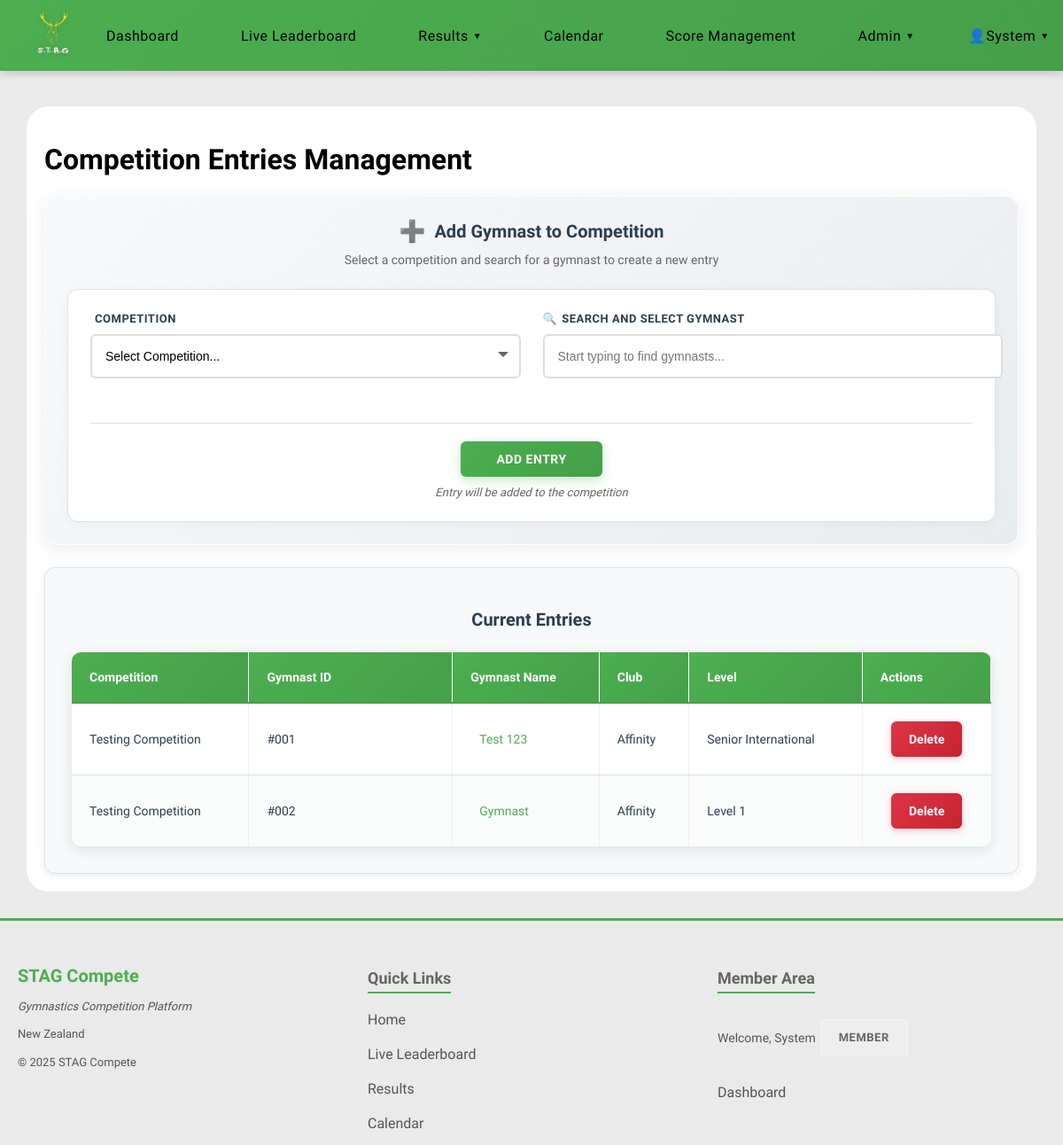
The app's page /entries (signed in) with its own data.
### models.py (models this page shows)
class Entries(db.Model):
    __tablename__ = 'entries'
    id = db.Column(
        db.Integer, primary_key=True
    )
    competition_id = db.Column(
        db.Integer, db.ForeignKey('competitions.id'), nullable=False
    )
    gymnast_id = db.Column(
        db.Integer, db.ForeignKey('gymnasts.id'), nullable=False
    )
    scores = db.relationship(
        'Scores', backref='entry'
    )
    __table_args__ = (
        db.UniqueConstraint('competition_id', 'gymnast_id',
                            name='_competition_gymnast_uc'),
        )

class Competitions(db.Model):
    __tablename__ = 'competitions'
    id = db.Column(
        db.Integer, primary_key=True
    )
    season_id = db.Column(
        db.Integer, db.ForeignKey('seasons.id'), nullable=False
    )
    name = db.Column(
        db.String(50), nullable=False
    )
    address = db.Column(
        db.String(100), nullable=False
    )
    competition_date = db.Column(
        db.Date, nullable=True
    )
    status = db.Column(
        db.String(20), nullable=False, default='draft'
    )
    started_at = db.Column(
        db.DateTime, nullable=True
    )
    ended_at = db.Column(
        db.DateTime, nullable=True
    )
    entries = db.relationship(
        'Entries', backref='competitions'
    )
    season = db.relationship(
        'Seasons', backref='competitions'
    )

class Gymnasts(db.Model):
    __tablename__ = 'gymnasts'
    id = db.Column(
        db.Integer, primary_key=True
    )
    club_id = db.Column(
        db.Integer, db.ForeignKey('clubs.id'), nullable=False
    )
    user_id = db.Column(
        db.Integer, db.ForeignKey('users.id'), nullable=True
    )
    name = db.Column(
        db.String(50), nullable=False
    )
    age = db.Column(db.Integer, nullable=True)
    goals = db.Column(db.Text, nullable=True)
    achievements = db.Column(db.Text, nullable=True)
    injuries = db.Column(db.Text, nullable=True)
    level = db.Column(
        db.String(50), nullable=False
    )
    entries = db.relationship(
        'Entries', backref='gymnasts',
    )

class Clubs(db.Model):
    __tablename__ = 'clubs'
    id = db.Column(
        db.Integer, primary_key=True
        )
    name = db.Column(
        db.String(50), nullable=False
    )
    gymnasts = db.relationship(
        'Gymnasts', backref='clubs'
    )

### routes/entries.py (the view, shortened to what this page needs)
@main.route('/entries', methods=['GET', 'POST'])
def entries():
    if 'user_id' not in session:
        return render_template('nologin.html')
    if session.get('username') != 'admin':
        flash('Access denied - Admin privileges required', 'danger')
        return render_template('nologin.html')
    form = forms.AddEntryForm()
    competitions = (
        models.Competitions.query
        .order_by(models.Competitions.competition_date.desc())
        .all()
    )
    gymnasts = (
        models.Gymnasts.query
        .join(models.Clubs)
        .order_by(models.Gymnasts.name)
        .all()
    )
    form.competition_id.choices = [(0, 'Select Competition...')] + [
        (comp.id, f"{comp.name} - {comp.competition_date}")
        for comp in competitions
    ]
    form.gymnast_id.choices = [(0, 'Select Gymnast...')] + [
        (g.id, f"{g.name} ({g.level} - {g.clubs.name})")
        for g in gymnasts
    ]
    clubs = models.Clubs.query.order_by(models.Clubs.name).all()
    levels = (
        db.session.query(models.Gymnasts.level)
        .distinct()
        .order_by(models.Gymnasts.level)
        .all()
    )
    levels = [level[0] for level in levels]
    entries = (
        db.session.query(
            models.Entries,
            models.Competitions,
            models.Gymnasts,
            models.Clubs
        )
        .join(
            models.Competitions,
            models.Entries.competition_id == models.Competitions.id
        )
        .join(
            models.Gymnasts,
            models.Entries.gymnast_id == models.Gymnasts.id
        )
        .join(
            models.Clubs,
            models.Gymnasts.club_id == models.Clubs.id
        )
        .order_by(
            models.Entries.id.desc(),  # Most recent entries first
            models.Competitions.competition_date.desc(),
            models.Gymnasts.name
        )
        .all()
    )
    gymnasts_json = [{
        'id': g.id,
        'name': g.name,
        'level': g.level,
        'clubs': {'name': g.clubs.name}
    } for g in gymnasts]
    return render_template(
        'entries.html',
        competitions=competitions,
        gymnasts=gymnasts,
        gymnasts_json=gymnasts_json,
        clubs=clubs,
        levels=levels,
        entries=entries,
        form=form
    )

### forms.py
class AddEntryForm(FlaskForm):
    competition_id = SelectField(
        'Competition',
        coerce=int,
        validators=[
            DataRequired('Please select a competition'),
            validate_not_placeholder
        ]
    )
    gymnast_id = SelectField(
        'Gymnast',
        coerce=int,
        validators=[
            DataRequired('Please select a gymnast'),
            validate_not_placeholder
        ]
    )
    submit = SubmitField('Add Entry')

### routes/__init__.py (called while the page is built)
@main.context_processor  # Ensures this is run before any other routes
def inject_user():
    return dict(
        logged_in='user_id' in session,
        user_roles=session.get('roles', []),
        is_admin='admin' in session.get('roles', []),
        is_judge='judges' in session.get('roles', []),
        user_id=session.get('user_id')
    )

### templates/entries.html (shortened to what this page needs)
{% extends 'layout.html' %}
{% block content %}
<div class="content">
    <h1>Competition Entries Management</h1>
    <div class="add-entry-modern">
        <div class="form-header">
            <h2 class="form-title">
                <span class="form-icon">➕</span>
                Add Gymnast to Competition
            </h2>
            <p class="form-subtitle">Select a competition and search for a gymnast to create a new entry</p>
        </div>
        <div class="form-card">
            <form method="POST" class="modern-form">
                <div class="form-grid">
                    <div class="form-field">
                        <label for="competition_id" class="field-label">
                            Competition
                        </label>
                        {{ form.competition_id(id="competition_id", class="field-input field-select", required=True) }}
                    </div>
                    <div class="form-field">
                        <label for="gymnast-search-input" class="field-label">
                            <span class="label-icon">🔍</span>
                            Search and Select Gymnast
                        </label>
                        <div class="searchable-select-container">
                            <input type="text" id="gymnast-search-input" class="field-input searchable-input"
                                placeholder="Start typing to find gymnasts..." autocomplete="off">
                        </div>
                    </div>
                </div>
                <div class="form-actions-modern">
                    {{ form.submit(class="btn-submit") }}
                    <span class="submit-help">Entry will be added to the competition</span>
                </div>
            </form>
        </div>
    </div>
    <div class="entries-list">
        <h2>Current Entries</h2>
        <table>
            <thead>
                <tr>
                    <th>Competition</th>
                    <th>Gymnast ID</th>
                    <th>Gymnast Name</th>
                    <th>Club</th>
                    <th>Level</th>
                    <th>Actions</th>
                </tr>
            </thead>
            <tbody>
                {% for entry, competition, gymnast, club in entries %}
                <tr>
                    <td>{{ competition.name }}</td>
                    <td>#{{ "%03d"|format(gymnast.id) }}</td>
                    <td>
                        <a href="{{ url_for('main.gymnast_profile', gymnast_id=gymnast.id) }}" class="gymnast-link">
                            {{ gymnast.name }}
                        </a>
                    </td>
                    <td>{{ club.name }}</td>
                    <td>{{ gymnast.level }}</td>
                    <td class="actions">
                        <form method="POST" action="{{ url_for('main.delete_entry', entry_id=entry.id) }}"
                            class="inline-form" onsubmit="return confirm('Delete this entry and its scores?');">
                            <button type="submit" class="btn btn-danger btn-sm">Delete</button>
                        </form>
                    </td>
                </tr>
                {% endfor %}
            </tbody>
        </table>
    </div>
</div>
{% endblock %}

### static/css/variables.css (style rules this page uses)
:root { --primary-green: #4CAF50; --primary-green-dark: #45a049; --primary-green-darker: #3d8b40; --background-light: #eaeaea; --background-white: #ffffff; --background-section: #f8f9fa; --background-section-alt: #e9ecef; --text-primary: #000000; --text-secondary: #333333; --text-muted: #555555; --text-light: #666666; --text-dark: #2c3e50; --border-light: #ddd; --border-lighter: #dee2e6; --border-lightest: #e0e0e0; --error-color: #dc3545; --error-background: rgba(220, 53, 69, 0.1); --success-color: #28a745; --warning-color: #f59e0b; --info-color: #007bff; --shadow-sm: 0 2px 8px rgba(0, 0, 0, 0.08); --shadow-md: 0 4px 15px rgba(0, 0, 0, 0.1); --shadow-lg: 0 10px 30px rgba(0, 0, 0, 0.3); --shadow-green: 0 4px 15px rgba(76, 175, 80, 0.3); --border-radius-sm: 6px; --border-radius-md: 12px; --border-radius-lg: 15px; --border-radius-xl: 25px; --spacing-xs: 5px; --spacing-sm: 10px; --spacing-md: 15px; --spacing-lg: 20px; --spacing-xl: 25px; --spacing-2xl: 30px; --transition-fast: all 0.3s ease; --transition-slow: all 0.5s ease; --font-size-xs: 12px; --font-size-sm: 13px; --font-size-base: 14px; --font-size-md: 16px; --font-size-lg: 18px; --font-size-xl: 20px; --font-size-2xl: 24px; --font-size-3xl: 32px; --nav-height: 80px; --container-max-width: 1400px; }

### static/css/global.css (style rules this page uses)
.btn { display: inline-block; padding: var(--spacing-sm) var(--spacing-lg); border: none; border-radius: var(--border-radius-sm); font-size: var(--font-size-base); font-weight: 500; font-family: 'Lexend', sans-serif; cursor: pointer; text-decoration: none; text-align: center; transition: var(--transition-fast); box-sizing: border-box; background-color: var(--primary-green); color: white; }
.btn-danger { background: linear-gradient(135deg, var(--error-color), #c82333); color: white; box-shadow: 0 2px 8px rgba(220, 53, 69, 0.3); }
input[type="submit"], button[type="submit"] { background-color: var(--primary-green); color: white; border: none; padding: 12px var(--spacing-lg); border-radius: var(--border-radius-sm); font-size: var(--font-size-base); font-weight: 600; cursor: pointer; transition: var(--transition-fast); font-family: 'Lexend', sans-serif; }
table { width: 100%; border-collapse: collapse; font-family: 'Lexend', sans-serif; margin: 0; background-color: white; border-radius: var(--spacing-sm); overflow: hidden; box-shadow: var(--shadow-md); margin-top: var(--spacing-lg); min-width: 800px; }
th, td { padding: var(--spacing-lg) var(--spacing-lg); text-align: left; border-bottom: 1px solid var(--border-light); border-right: 1px solid #f0f0f0; color: var(--text-dark); white-space: nowrap; overflow: hidden; text-overflow: ellipsis; }
th { background: linear-gradient(135deg, var(--primary-green), var(--primary-green-dark)) !important; color: white !important; font-weight: 600 !important; font-size: var(--font-size-base) !important; padding: var(--spacing-lg) var(--spacing-lg) !important; border-right: 1px solid rgba(255, 255, 255, 0.3) !important; border-bottom: 2px solid var(--primary-green-dark) !important; position: sticky; top: 0; z-index: 1; white-space: nowrap; }
tr { transition: background-color var(--transition-fast); }
tr:nth-child(even), tbody tr:nth-child(even) { background-color: rgba(248, 249, 250, 0.5); }
tr:nth-child(odd), tbody tr:nth-child(odd) { background-color: white; }
tbody tr:last-child td, tr:last-child td { border-bottom: none; }
td { color: var(--text-dark); font-size: var(--font-size-base); }
th:last-child, td:last-child { border-right: none; }
.actions { text-align: center; white-space: nowrap; }
.content { margin: 0 auto; padding: var(--spacing-lg); font-weight: 300; color: var(--text-primary); background-color: var(--background-white); border-radius: var(--border-radius-xl); width: 100%; max-width: 95%; box-sizing: border-box; display: flex; flex-direction: column; overflow: visible; }
html, body { min-height: 100vh; margin: 0; padding: 0; background-color: var(--background-light); font-family: 'Lexend', sans-serif; padding-top: 60px; display: flex; flex-direction: column; }

### records on screen
Entries: name "Testing Competition", name "Test 123", name "Affinity", level "Senior International"
Gymnasts: id "001"
Entries: name "Testing Competition", name "Gymnast", name "Affinity", level "Level 1"
Gymnasts: id "002"

### other values on screen
{{ current_user.first_name }} "System"
